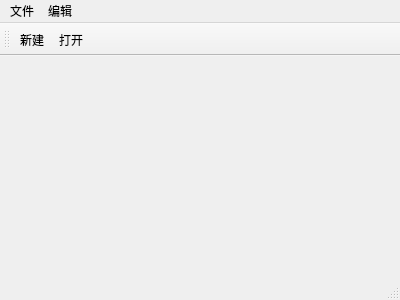
<?xml version="1.0" encoding="UTF-8"?>
<ui version="4.0">
 <class>MainWindow</class>
 <widget class="QMainWindow" name="MainWindow">
  <property name="geometry">
   <rect>
    <x>0</x>
    <y>0</y>
    <width>400</width>
    <height>300</height>
   </rect>
  </property>
  <property name="windowTitle">
   <string>MainWindow</string>
  </property>
  <widget class="QWidget" name="centralWidget"/>
  <widget class="QMenuBar" name="menuBar">
   <property name="geometry">
    <rect>
     <x>0</x>
     <y>0</y>
     <width>400</width>
     <height>23</height>
    </rect>
   </property>
   <widget class="QMenu" name="menu">
    <property name="title">
     <string>文件</string>
    </property>
    <addaction name="actionNew"/>
    <addaction name="actionOpen"/>
   </widget>
   <widget class="QMenu" name="menu_2">
    <property name="title">
     <string>编辑</string>
    </property>
   </widget>
   <addaction name="menu"/>
   <addaction name="menu_2"/>
  </widget>
  <widget class="QToolBar" name="mainToolBar">
   <attribute name="toolBarArea">
    <enum>TopToolBarArea</enum>
   </attribute>
   <attribute name="toolBarBreak">
    <bool>false</bool>
   </attribute>
   <addaction name="actionNew"/>
   <addaction name="actionOpen"/>
  </widget>
  <widget class="QStatusBar" name="statusBar"/>
  <action name="actionNew">
   <property name="text">
    <string>新建</string>
   </property>
  </action>
  <action name="actionOpen">
   <property name="text">
    <string>打开</string>
   </property>
  </action>
 </widget>
 <layoutdefault spacing="6" margin="11"/>
 <resources/>
 <connections/>
</ui>
